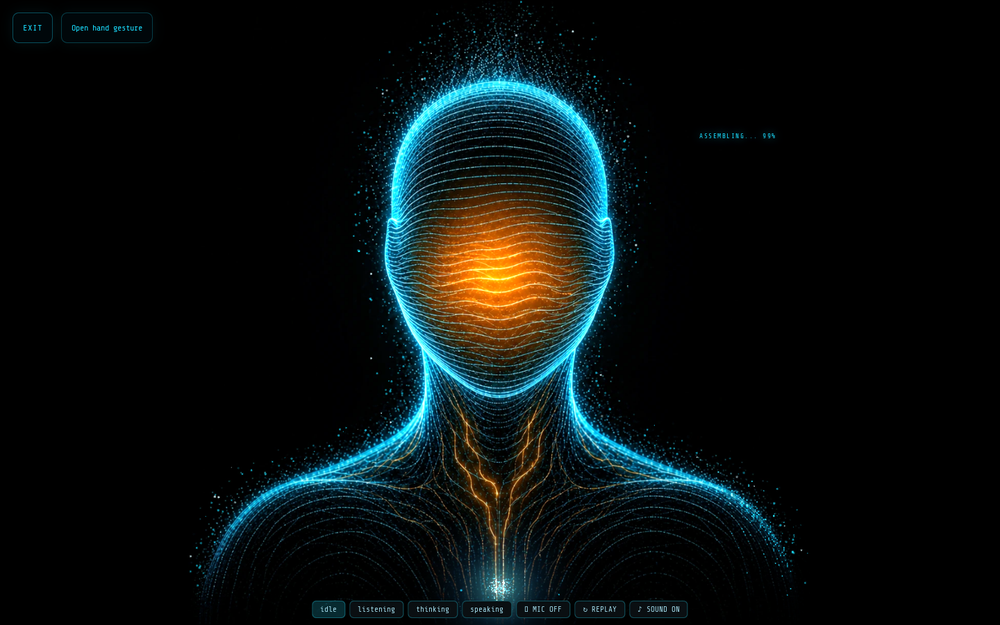
#> input picture docs/verification/step3/live-t6.5-a.png, 1000 x 625 px, shrunk from 1440 x 900 before the run, found by its file name; the run also reads 1 picture not shown here
$ python _m_6.5.py
#> lines starting #> are read from the running program, lines starting #| are printed output that depends on the picture

import json
from PIL import Image
import numpy as np
def m(a,b):
    A=np.asarray(Image.open(a).convert('RGB'),float); B=np.asarray(Image.open(b).convert('RGB'),float)
    d=np.abs(A-B).max(axis=2); return {'gt8':round(100*float((d>8).mean()),4),'gt32':round(100*float((d>32).mean()),4),'mae':round(float(d.mean()),4),'meanA':round(float(A.mean()),2),'meanB':round(float(B.mean()),2)}
#> after `d = np.abs(A - B).max(axis=2)`:
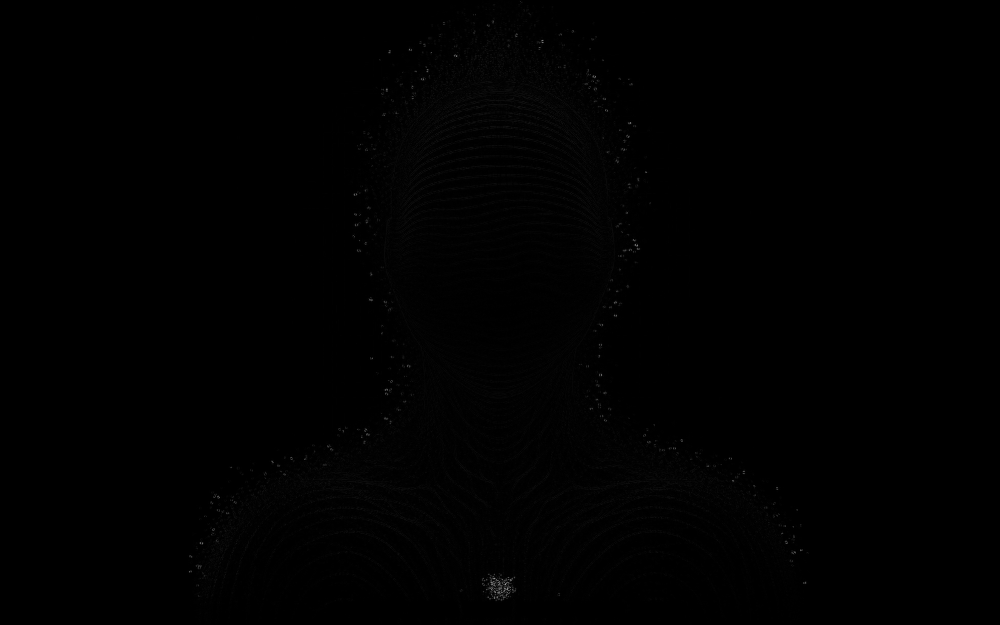
#> d: shape (625, 1000) float64; min 0, max 155, mean 0.7
print(json.dumps({'baseline':m('/home/user/Kerja-Arena/verification/step3/live-t6.5-a.png','/home/user/Kerja-Arena/verification/step3/live-t6.5-b.png'),'rebuild':m('/home/user/Kerja-Arena/verification/step3/build-t6.5.png','/home/user/Kerja-Arena/verification/step3/live-t6.5-a.png')}))
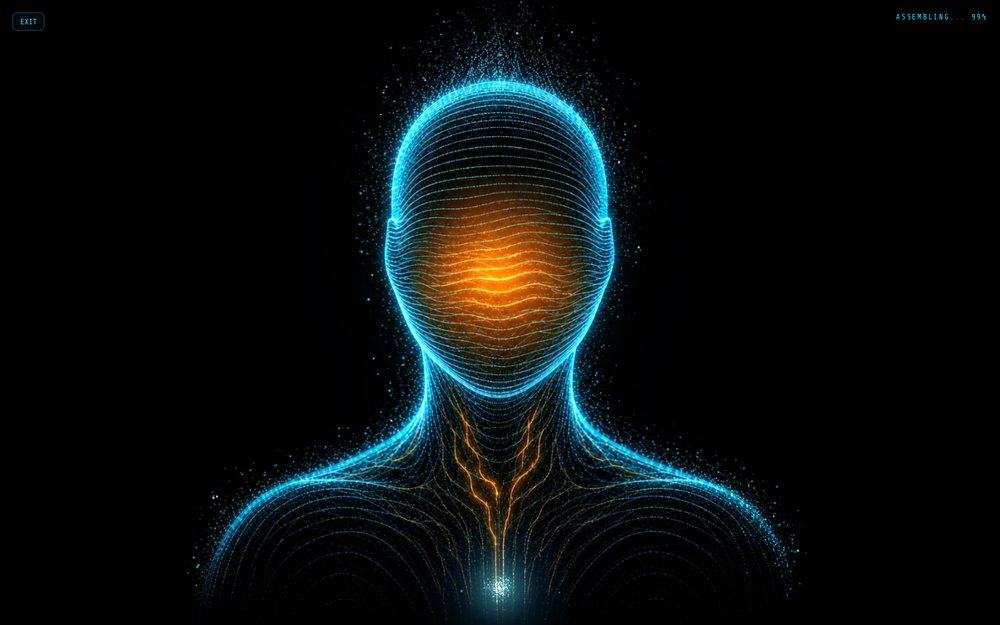
#> input picture docs/verification/step3/build-t6.5.png, 1000 x 625 px, shrunk from 1440 x 900 before the run, found by its file name
#> in m (call 2), `d = np.abs(A - B).max(axis=2)`:
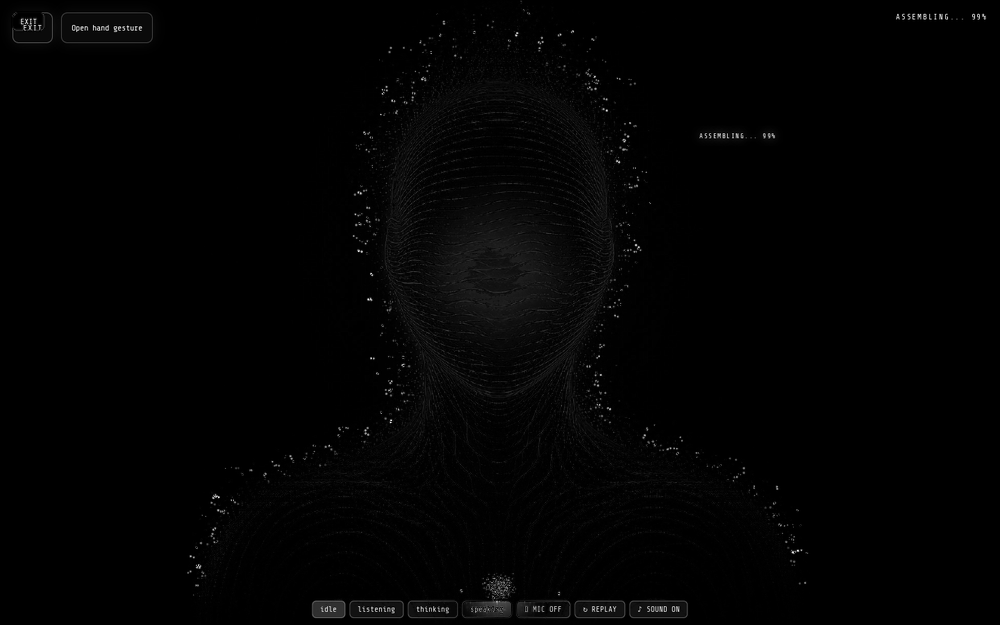
#> d: shape (625, 1000) float64; min 0, max 250, mean 2.7
